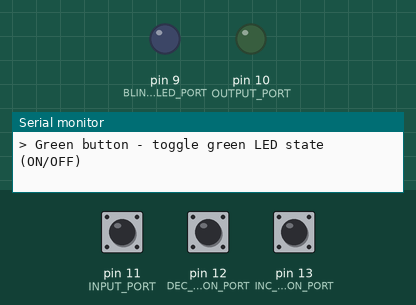
Simulated run of this sketch. Board: Arduino Uno, built with avr-gcc and run on an emulated ATmega328P. Shown: output pins drawn as LEDs (lit = HIGH), the last lines printed to the serial monitor. The inputs (shaded band) are chosen by the test bench; at power-on: pin 11 (INPUT_PORT) HIGH, pin 12 (DEC_BUTTON_PORT) HIGH, pin 13 (INC_BUTTON_PORT) HIGH.

Above: at 0.1 s.
At 1.4 s:
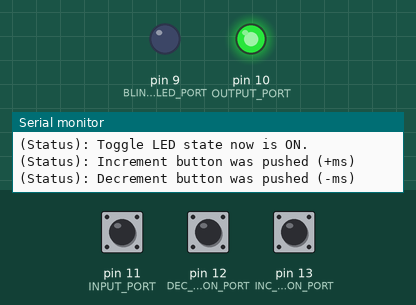
1.5 s: pin 11 (INPUT_PORT) pulsed LOW 2 times (0.12 s each, 0.3 s apart)
At 1.79 s:
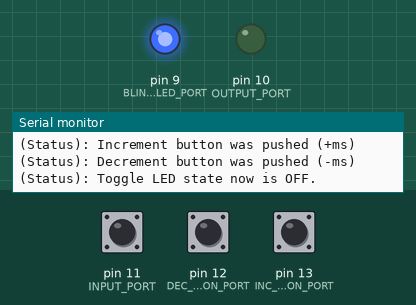
Timing chart, 0 to 4.5 s (numbered marks = the images above; inputs shaded):
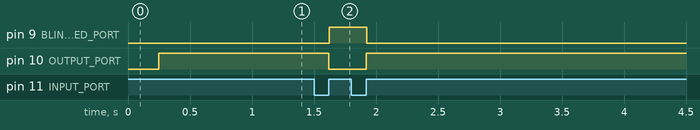

The sketch:

sketch.ino
```cpp
#include "task_push_button.h"
#include "task_blink.h"
#include "task_interval.h"
#include "task_idle.h"
#include <Arduino_FreeRTOS.h>

#define REC_PUSH_BUTTON 2
#define REC_BLINK       1
#define REC_INTERVAL    3
#define REC_IDLE        1

#define OFFSET_PUSH_BUTTON 3
#define OFFSET_BLINK       2
#define OFFSET_INTERVAL    6
#define OFFSET_IDLE        1

int rec_counter_push_button = OFFSET_PUSH_BUTTON;
int rec_counter_blink       = OFFSET_BLINK;
int rec_counter_interval    = OFFSET_INTERVAL;
int rec_counter_idle        = OFFSET_IDLE;

void setup() {
  task_push_button_setup (rec_counter_push_button, REC_PUSH_BUTTON);
  task_blink_setup       (rec_counter_blink,       REC_BLINK);
  task_interval_setup    (rec_counter_interval,    REC_INTERVAL);
  task_idle_setup        (rec_counter_idle,        REC_IDLE);

  // Name, Stack size, Priority, (0 - 3)
  xTaskCreate(task_push_button_loop, "Toggle_LED",      128, NULL, 2, NULL);
  xTaskCreate(task_blink_loop,       "Blink_LED",       128, NULL, 1, NULL);
  xTaskCreate(task_interval_loop,    "Button_Interval", 128, NULL, 2, NULL);
  xTaskCreate(task_idle_loop,        "Idle",            128, NULL, 0, NULL);
}

void loop() {}
```

task_blink.h
```cpp
#ifndef task2_h
#define task2_h
#include <Arduino.h>

#define BLINK_LED_PORT 9

int prev_millis = 0;
extern int blink_interval = 1500;

void task_blink_setup(int offset, int rec);
void task_blink_loop(void *pvParameters);

#endif
```

task_blink.ino
```cpp
#include "task_blink.h"

int task_blink_offset;
int task_blink_rec;

void task_blink_setup(int offset, int rec) {
  task_blink_offset = offset;
  task_blink_rec = rec;
  pinMode(BLINK_LED_PORT, OUTPUT);
}

void task_blink_loop(void *pvParameters) {
  (void) pvParameters;

  vTaskDelay(task_blink_offset);
  for (;;) {
    int current_millis = millis();

    if (!toggle_led_state) {
      if (current_millis - prev_millis >= blink_interval) {
        prev_millis = current_millis;
        digitalWrite(BLINK_LED_PORT, !digitalRead(BLINK_LED_PORT));
      }
    } else {
      digitalWrite(BLINK_LED_PORT, LOW);
    }
    vTaskDelay(task_blink_rec);
  }
}
```

task_idle.h
```cpp
#ifndef task_idle_h
#define task_idle_h
#include <Arduino.h>

#define BAUD_RATE 9600

int prev_blink_interval = blink_interval;
int prev_toggle_led_state = toggle_led_state;
int prev_dec_button_state_idle = dec_button_state;
int prev_inc_button_state_idle = inc_button_state;

void task_idle_setup(int offset, int rec);
void task_idle_loop(void *pvParameters);

#endif
```

task_idle.ino
```cpp
#include "task_idle.h"

int task_idle_offset;
int task_idle_rec;

void task_idle_setup(int offset, int rec) {
  task_idle_offset = offset;
  task_idle_rec = rec;
  Serial.begin(BAUD_RATE);
  Serial.println("==================================================");
  Serial.println("> Green button - toggle green LED state (ON/OFF)");
  Serial.println("> Blue buttons - increment and decrement blink interval");
  Serial.println("==================================================");
  Serial.print("(Info): Current blink interval: ");
  Serial.print(blink_interval);
  Serial.print(" milliseconds.");
}

void task_idle_loop(void *pvParameters) {
  (void) pvParameters;

  vTaskDelay(task_idle_offset);
  for (;;) {
    if (prev_toggle_led_state != toggle_led_state) {
      Serial.print("\n(Status): Toggle LED state now is ");

      if(toggle_led_state) {
        Serial.print("ON.");
      } else {
        Serial.print("OFF.");
      }

      prev_toggle_led_state = toggle_led_state;
    }

    if (prev_inc_button_state_idle != inc_button_state) {
      if (inc_button_state == HIGH) {
        Serial.print("\n(Status): Increment button was pushed (+ms) ");
      }
      prev_inc_button_state_idle = inc_button_state;
    }

    if (prev_dec_button_state_idle != dec_button_state) {
      if (dec_button_state == HIGH) {
        Serial.print("\n(Status): Decrement button was pushed (-ms) ");
      }
      prev_dec_button_state_idle = dec_button_state;
    }

    if (prev_blink_interval != blink_interval) {
      Serial.print(blink_interval);
      prev_blink_interval = blink_interval;
    }

    vTaskDelay(task_idle_rec);
  }
}
```

task_interval.h
```cpp
#ifndef task3_h
#define task3_h
#include <Arduino.h>

#define DEC_BUTTON_PORT 12
#define INC_BUTTON_PORT 13
#define BLINK_INTERVAL_SIZE 500
#define MIN_BLINK_INTERVAL 0
#define MAX_BLINK_INTERVAL 5000
#define DELAY_TIME 0

int dec_button_state = LOW;
int inc_button_state = LOW;
int prev_dec_button_state = LOW;
int prev_inc_button_state = LOW;

void task_interval_setup(int offset, int rec);
void task_interval_loop(void *pvParameters);

#endif
```

task_interval.ino
```cpp
#include "task_interval.h"

int task_interval_offset;
int task_interval_rec;

void task_interval_setup(int offset, int rec) {
  task_interval_offset = offset;
  task_interval_rec = rec;
  pinMode(DEC_BUTTON_PORT, INPUT);
  pinMode(INC_BUTTON_PORT, INPUT);
}

void task_interval_loop(void *pvParameters) {
  (void) pvParameters;

  vTaskDelay(task_interval_offset);

  for (;;) {
    dec_button_state = digitalRead(DEC_BUTTON_PORT);
    inc_button_state = digitalRead(INC_BUTTON_PORT);

    if (dec_button_state == HIGH && prev_dec_button_state == LOW){
      if (blink_interval > MIN_BLINK_INTERVAL) {
        blink_interval -= BLINK_INTERVAL_SIZE;
      }
      delay(DELAY_TIME);
    }


    if (inc_button_state == HIGH && prev_inc_button_state == LOW){
      if (blink_interval < MAX_BLINK_INTERVAL) {
        blink_interval += BLINK_INTERVAL_SIZE;
      }
      delay(DELAY_TIME);
    }

    prev_dec_button_state = dec_button_state;
    prev_inc_button_state = inc_button_state;
    vTaskDelay(task_interval_rec);
  }
}
```

task_push_button.h
```cpp
#ifndef task1_h
#define task1_h
#include <Arduino.h>

#define OUTPUT_PORT 10
#define INPUT_PORT 11
#define DELAY_TIME 0

int toggle_button_state = 0;
int toggle_led_state = LOW;

void task_push_button_setup(int offset, int rec);
void task_push_button_loop(void *pvParameters);

#endif
```

task_push_button.ino
```cpp
#include "task_push_button.h"

bool prev_toggle_button_state = LOW;
int task_push_button_offset;
int task_push_button_rec;

void task_push_button_setup(int offset, int rec) {
  task_push_button_offset = offset;
  task_push_button_rec = rec;
  pinMode(OUTPUT_PORT, OUTPUT);
  pinMode(INPUT_PORT, INPUT);
}

void task_push_button_loop(void *pvParameters) {
  (void) pvParameters;

  vTaskDelay(task_push_button_offset);

  for(;;) {
    toggle_button_state = digitalRead(INPUT_PORT);

    // Check if the button is pressed
    // and was not pressed previously
    if (toggle_button_state == HIGH && prev_toggle_button_state == LOW) {
      toggle_led_state = !toggle_led_state;
      delay(DELAY_TIME);
    }

    digitalWrite(OUTPUT_PORT, toggle_led_state);
    prev_toggle_button_state = toggle_button_state;
    vTaskDelay(task_push_button_rec);
  }
}
```

Measured:
- after the input at 1.5 s, pin 9 (BLINK_LED_PORT): LOW → HIGH after 0.12 s, → LOW 0.30 s later; pin 10 (OUTPUT_PORT): HIGH → LOW after 0.12 s, → HIGH 0.30 s later
